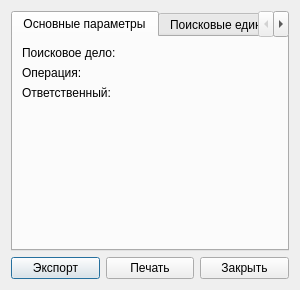
<?xml version="1.0" encoding="UTF-8"?>
<ui version="4.0">
 <class>DutyOfficerTabletForm</class>
 <widget class="QDialog" name="DutyOfficerTabletForm">
  <property name="windowTitle"><string>Планшет дежурного</string></property>
  <layout class="QVBoxLayout" name="mainLayout">
   <item>
    <widget class="QTabWidget" name="tabWidget">
     <widget class="QWidget" name="tabGeneral">
      <attribute name="title"><string>Основные параметры</string></attribute>
      <layout class="QFormLayout">
       <item row="0" column="0"><widget class="QLabel"><property name="text"><string>Поисковое дело:</string></property></widget></item>
       <item row="0" column="1"><widget class="QLabel" name="labelCase"/></item>
       <item row="1" column="0"><widget class="QLabel"><property name="text"><string>Операция:</string></property></widget></item>
       <item row="1" column="1"><widget class="QLabel" name="labelOperation"/></item>
       <item row="2" column="0"><widget class="QLabel"><property name="text"><string>Ответственный:</string></property></widget></item>
       <item row="2" column="1"><widget class="QLabel" name="labelOfficer"/></item>
      </layout>
     </widget>
     <widget class="QWidget" name="tabSRU">
      <attribute name="title"><string>Поисковые единицы</string></attribute>
      <layout class="QVBoxLayout">
       <item><widget class="QTableWidget" name="tableSRU"/></item>
      </layout>
     </widget>
     <widget class="QWidget" name="tabHistory">
      <attribute name="title"><string>История</string></attribute>
      <layout class="QVBoxLayout">
       <item><widget class="QTextEdit" name="textHistory"/></item>
      </layout>
     </widget>
    </widget>
   </item>
   <item>
    <layout class="QHBoxLayout" name="buttonLayout">
     <item><widget class="QPushButton" name="buttonExport"><property name="text"><string>Экспорт</string></property></widget></item>
     <item><widget class="QPushButton" name="buttonPrint"><property name="text"><string>Печать</string></property></widget></item>
     <item><widget class="QPushButton" name="buttonClose"><property name="text"><string>Закрыть</string></property></widget></item>
    </layout>
   </item>
  </layout>
 </widget>
 <resources/>
 <connections/>
</ui>
